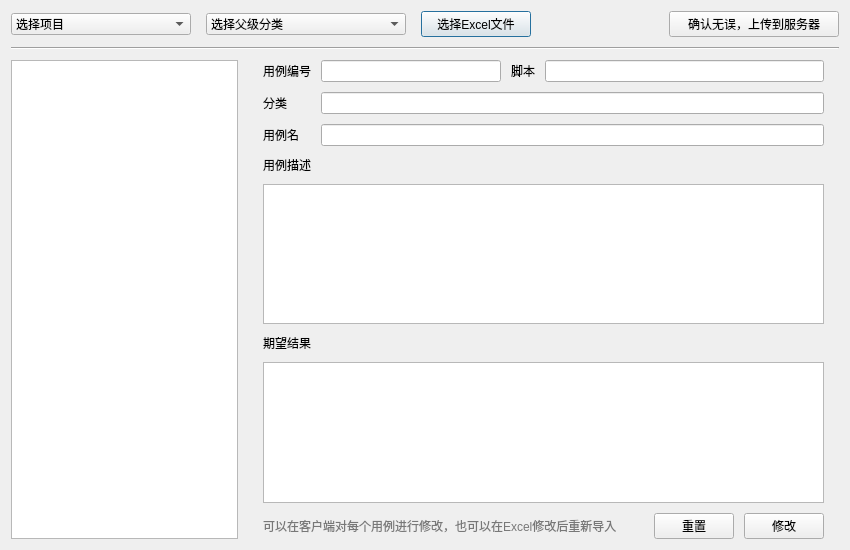
<?xml version="1.0" encoding="UTF-8"?>
<ui version="4.0">
 <class>Dialog</class>
 <widget class="QDialog" name="Dialog">
  <property name="geometry">
   <rect>
    <x>0</x>
    <y>0</y>
    <width>850</width>
    <height>550</height>
   </rect>
  </property>
  <property name="minimumSize">
   <size>
    <width>850</width>
    <height>550</height>
   </size>
  </property>
  <property name="maximumSize">
   <size>
    <width>850</width>
    <height>550</height>
   </size>
  </property>
  <property name="windowTitle">
   <string>导入Excel</string>
  </property>
  <property name="windowIcon">
   <iconset resource="../res.qrc">
    <normaloff>:/mainicon/res/wp.ico</normaloff>:/mainicon/res/wp.ico</iconset>
  </property>
  <layout class="QVBoxLayout" name="verticalLayout_2">
   <property name="spacing">
    <number>10</number>
   </property>
   <item>
    <layout class="QHBoxLayout" name="horizontalLayout_2">
     <property name="spacing">
      <number>15</number>
     </property>
     <property name="rightMargin">
      <number>0</number>
     </property>
     <item>
      <widget class="QComboBox" name="cmb_project">
       <property name="minimumSize">
        <size>
         <width>180</width>
         <height>0</height>
        </size>
       </property>
       <item>
        <property name="text">
         <string>选择项目</string>
        </property>
       </item>
       <item>
        <property name="text">
         <string>新建项目</string>
        </property>
       </item>
      </widget>
     </item>
     <item>
      <widget class="QComboBox" name="cmb_nodes">
       <property name="minimumSize">
        <size>
         <width>200</width>
         <height>0</height>
        </size>
       </property>
       <item>
        <property name="text">
         <string>选择父级分类</string>
        </property>
       </item>
      </widget>
     </item>
     <item>
      <widget class="QPushButton" name="btn_excel">
       <property name="minimumSize">
        <size>
         <width>110</width>
         <height>0</height>
        </size>
       </property>
       <property name="text">
        <string>选择Excel文件</string>
       </property>
      </widget>
     </item>
     <item>
      <spacer name="horizontalSpacer">
       <property name="orientation">
        <enum>Qt::Horizontal</enum>
       </property>
       <property name="sizeHint" stdset="0">
        <size>
         <width>40</width>
         <height>20</height>
        </size>
       </property>
      </spacer>
     </item>
     <item>
      <widget class="QPushButton" name="pushButton_2">
       <property name="minimumSize">
        <size>
         <width>170</width>
         <height>0</height>
        </size>
       </property>
       <property name="text">
        <string>确认无误，上传到服务器</string>
       </property>
      </widget>
     </item>
    </layout>
   </item>
   <item>
    <widget class="Line" name="line">
     <property name="orientation">
      <enum>Qt::Horizontal</enum>
     </property>
    </widget>
   </item>
   <item>
    <layout class="QHBoxLayout" name="excelLayout">
     <item>
      <widget class="QTreeView" name="tree">
       <property name="maximumSize">
        <size>
         <width>240</width>
         <height>16777215</height>
        </size>
       </property>
      </widget>
     </item>
     <item>
      <layout class="QVBoxLayout" name="verticalLayout">
       <property name="spacing">
        <number>10</number>
       </property>
       <property name="leftMargin">
        <number>15</number>
       </property>
       <property name="rightMargin">
        <number>15</number>
       </property>
       <item>
        <layout class="QFormLayout" name="formLayout_2">
         <item row="0" column="0">
          <widget class="QLabel" name="label_4">
           <property name="text">
            <string>用例编号</string>
           </property>
          </widget>
         </item>
         <item row="0" column="1">
          <layout class="QHBoxLayout" name="horizontalLayout">
           <item>
            <widget class="QLineEdit" name="lineEdit">
             <property name="minimumSize">
              <size>
               <width>0</width>
               <height>0</height>
              </size>
             </property>
             <property name="maximumSize">
              <size>
               <width>180</width>
               <height>30</height>
              </size>
             </property>
            </widget>
           </item>
           <item>
            <widget class="QLabel" name="label_9">
             <property name="text">
              <string>脚本</string>
             </property>
            </widget>
           </item>
           <item>
            <widget class="QLineEdit" name="lineEdit_4"/>
           </item>
          </layout>
         </item>
         <item row="1" column="0">
          <widget class="QLabel" name="label_5">
           <property name="text">
            <string>分类</string>
           </property>
          </widget>
         </item>
         <item row="1" column="1">
          <widget class="QLineEdit" name="lineEdit_2"/>
         </item>
         <item row="2" column="0">
          <widget class="QLabel" name="label_6">
           <property name="text">
            <string>用例名</string>
           </property>
          </widget>
         </item>
         <item row="2" column="1">
          <widget class="QLineEdit" name="lineEdit_3"/>
         </item>
        </layout>
       </item>
       <item>
        <widget class="QLabel" name="label_7">
         <property name="text">
          <string>用例描述</string>
         </property>
        </widget>
       </item>
       <item>
        <widget class="QTextEdit" name="textEdit"/>
       </item>
       <item>
        <widget class="QLabel" name="label_8">
         <property name="text">
          <string>期望结果</string>
         </property>
        </widget>
       </item>
       <item>
        <widget class="QTextEdit" name="textEdit_2"/>
       </item>
       <item>
        <layout class="QHBoxLayout" name="horizontalLayout_3">
         <item>
          <widget class="QLabel" name="lbl_tips">
           <property name="styleSheet">
            <string notr="true">color: rgb(120,120,120);</string>
           </property>
           <property name="text">
            <string>可以在客户端对每个用例进行修改，也可以在Excel修改后重新导入</string>
           </property>
          </widget>
         </item>
         <item>
          <spacer name="horizontalSpacer_2">
           <property name="orientation">
            <enum>Qt::Horizontal</enum>
           </property>
           <property name="sizeHint" stdset="0">
            <size>
             <width>40</width>
             <height>20</height>
            </size>
           </property>
          </spacer>
         </item>
         <item>
          <widget class="QPushButton" name="pushButton">
           <property name="text">
            <string>重置</string>
           </property>
          </widget>
         </item>
         <item>
          <widget class="QPushButton" name="btn_modify">
           <property name="text">
            <string>修改</string>
           </property>
          </widget>
         </item>
        </layout>
       </item>
      </layout>
     </item>
    </layout>
   </item>
  </layout>
 </widget>
 <resources>
  <include location="../res.qrc"/>
 </resources>
 <connections/>
</ui>
